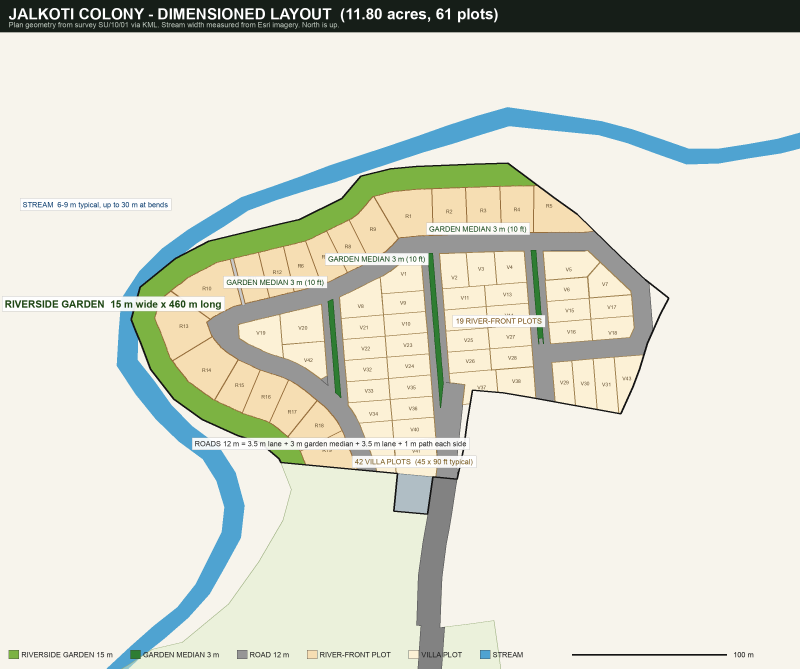
#> input picture brochure/source/images/08_master_plan.png, 2400 x 2006 px, given in place of 01_cover_aerial.png, which was not available (shown at 1/3 size)
$ python prep_images.py images/08_master_plan.png images/02_maheshwar_ghats.png
#> lines starting #> are read from the running program, lines starting #| are printed output that depends on the picture
"""Crops of the nine final images (zip e834f9c). Every crop is anchored bottom-right so Google's
provenance watermark stays in the picture."""
import sys, os, numpy as np
from PIL import Image
SRC, DST = sys.argv[1], sys.argv[2]; os.makedirs(DST, exist_ok=True)
def save(name, box, out, q=90):
#> called with name = '01_cover_aerial.png', out = 'p1_cover.jpg', q = 88
    im = Image.open(os.path.join(SRC, name)).convert('RGB')
#> im is the input picture: PIL image 2400x2006 RGB; mean R, G, B 218.9, 220.5, 208.1
    w, h = im.size; x0, y0, x1, y1 = box(w, h)
#> after `w, h = im.size`: w = 2400; h = 2006
#> after `x0, y0, x1, y1 = box(w, h)`: x0 = 982; y0 = 0; x1 = 2400; y1 = 2006
    assert x1 == w and y1 == h, 'crop must keep the bottom-right corner'
    im.crop((x0, y0, x1, y1)).save(os.path.join(DST, out), quality=q, optimize=True, progressive=True)
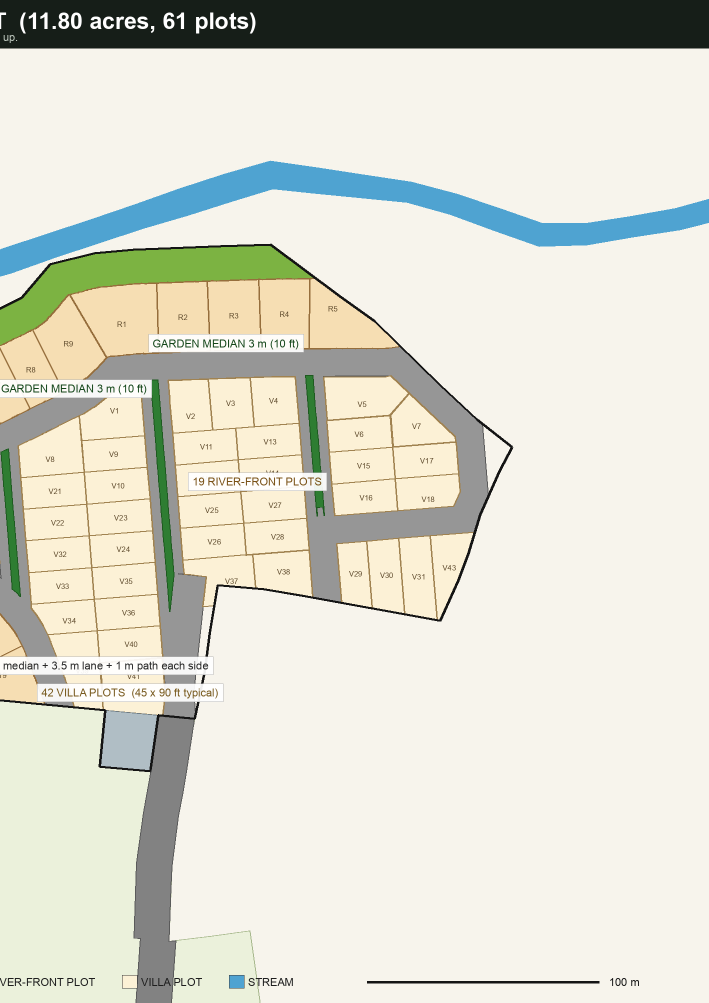
#> saved as p1_cover.jpg: PIL image 1418x2006 RGB (shown at 1/2 size); mean R, G, B 219.4, 219.5, 207.3
    print(out, (x1 - x0, y1 - y0))
#| p1_cover.jpg (1418, 2006)
save('01_cover_aerial.png', lambda w, h: (w - round(h * 210 / 297), 0, w, h), 'p1_cover.jpg', 88)
save('02_maheshwar_ghats.png', lambda w, h: (0, 0, w, h), 'p2_ghats.jpg', 92)
#> call 2 of save, with name = '02_maheshwar_ghats.png', out = 'p2_ghats.jpg', q = 92
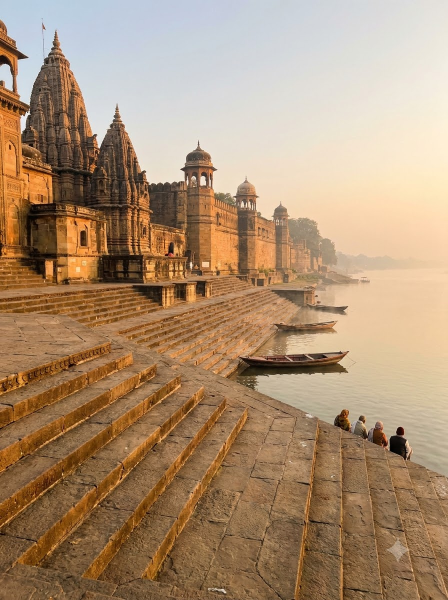
#> input picture brochure/source/images/02_maheshwar_ghats.png, 896 x 1200 px, found by its file name (shown at 1/2 size)
#> in save, im is the input picture: PIL image 896x1200 RGB; mean R, G, B 172, 143.7, 115.1
#| p2_ghats.jpg (896, 1200)
save('06_entrance.png', lambda w, h: (0, 0, w, h), 'p3_entrance.jpg', 92)
#> call 3 of save, with name = '06_entrance.png', out = 'p3_entrance.jpg', q = 92
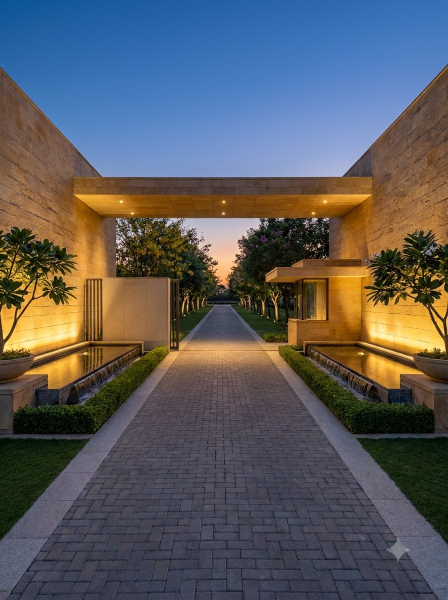
#> input picture brochure/source/images/06_entrance.png, 896 x 1200 px, found by its file name (shown at 1/2 size)
#> in save, im is the input picture: PIL image 896x1200 RGB; mean R, G, B 90.6, 90.4, 93.4
#| p3_entrance.jpg (896, 1200)
for n, o in (('03_garden_boulevard.png', 'p5_boulevard.jpg'), ('03b_garden_boulevard_walkable.png', 'p5_boulevard_walk.jpg')):
    save(n, lambda w, h: (0, h - round(w * 5 / 4), w, h), o)          # 4:5, trims only sky
#> call 4 of save, with name = '03_garden_boulevard.png', out = 'p5_boulevard.jpg', q = 90
#> in save (call 4), `im.crop((x0, y0, x1, y1)).save(os.path.join(DST, out), quality=q, opti..`:
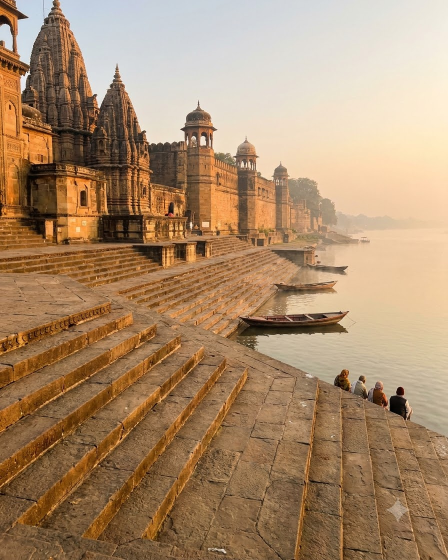
#> saved as p5_boulevard.jpg: PIL image 896x1120 RGB (shown at 1/2 size); mean R, G, B 169.7, 138.9, 107.6
#| p5_boulevard.jpg (896, 1120)
for n, o in (('04_streamside_garden.png', 'p5_garden.jpg'), ('05_villa.png', 'p6_villa.jpg')):
#> (the run stopped early here; a loop or call above may not have finished)
